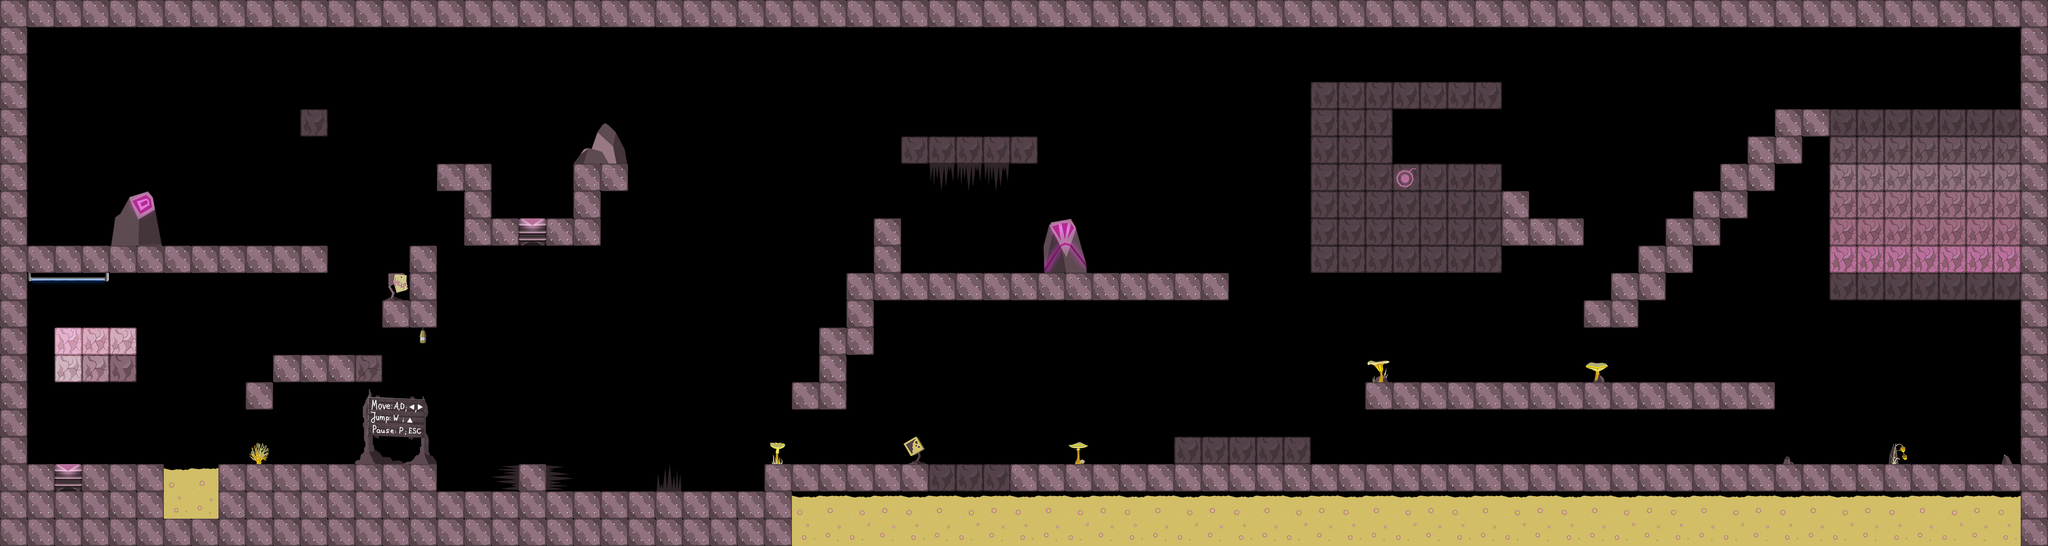

Rendered tile map (Tiled .tmx) drawn with the repository's tilesets; below, a short description and the map source with its tile grids summarised:
An orthogonal 75x20 tile map with 64x64 px tiles, 1 tile layer (Spielebene), 9 tilesets and 21 objects (6x Platform, 4x Rock, 3x Miner, 2x RockTrigger, 2x Enemy, ...).

<map version="1.0" orientation="orthogonal" renderorder="right-down" width="75" height="20" tilewidth="64" tileheight="64" nextobjectid="51">
 <properties>
  <property name="Background" value="Hintergrund1.png" />
 </properties>
 <tileset firstgid="1" source="tilesets/destructable_block.tsx" />
 <tileset firstgid="7" source="tilesets/rest.tsx" />
 <tileset firstgid="15" source="tilesets/deco.tsx" />
 <tileset firstgid="29" source="tilesets/lava.tsx" />
 <tileset firstgid="37" source="tilesets/zacken.tsx" />
 <tileset firstgid="40" source="tilesets/background_block.tsx" />
 <tileset firstgid="46" source="tilesets/bomb.tsx" />
 <tileset firstgid="48" source="tilesets/deco_gross.tsx" />
 <tileset firstgid="51" source="tilesets/TutorialSchild.tsx" />
 <layer name="Spielebene" width="75" height="20">
  <properties>
   <property name="Parallax" value="1.0" />
  </properties>
  <data>[1500 cells, 540 non-empty, 45 distinct tile ids]</data>
 </layer>
 <objectgroup name="Objektebene 1">
  <object id="21" name="LavaFountain" x="2688" y="576" width="64" height="64">
   <properties>
    <property name="Height" value="2.0" />
    <property name="Intervall" value="2.0" />
    <property name="IntervallOffset" value="2.0" />
    <property name="Length" value="2.0" />
   </properties>
  </object>
  <object id="22" name="Player" x="128" y="1024" width="64" height="64" />
  <object id="23" name="RockTrigger" x="2368" y="704" width="128" height="384">
   <properties>
    <property name="Id" value="1" />
    <property name="Name" value="RockTrigger" />
   </properties>
  </object>
  <object id="25" name="Rock" x="2048" y="768" width="64" height="64">
   <properties>
    <property name="Name" value="Rock" />
    <property name="TriggerId" value="1" />
   </properties>
  </object>
  <object id="26" name="Rock" x="2880" y="768" width="64" height="64">
   <properties>
    <property name="Name" value="Rock" />
    <property name="TriggerId" value="2" />
   </properties>
  </object>
  <object id="27" name="Rock" x="2752" y="768" width="64" height="64">
   <properties>
    <property name="Name" value="Rock" />
    <property name="TriggerId" value="1" />
   </properties>
  </object>
  <object id="29" name="RockTrigger" x="2560" y="704" width="128" height="384">
   <properties>
    <property name="Id" value="2" />
    <property name="Name" value="RockTrigger" />
   </properties>
  </object>
  <object id="30" name="Rock" x="3008" y="768" width="64" height="64">
   <properties>
    <property name="Name" value="Rock" />
    <property name="TriggerId" value="3" />
   </properties>
  </object>
  <object id="34" name="Miner" x="3520" y="384" width="63" height="61">
   <properties>
    <property name="Name" value="Miner" />
   </properties>
  </object>
  <object id="35" name="LevelEnd" x="1216" y="448" width="65" height="64">
   <properties>
    <property name="MinMiner" value="1" />
    <property name="Name" value="LevelEnd" />
   </properties>
  </object>
  <object id="37" name="PlayerSpawn" x="128" y="1024" width="63" height="61">
   <properties>
    <property name="Name" value="PlayerSpawn" />
   </properties>
  </object>
  <object id="38" name="Miner" x="4224" y="192" width="63" height="61">
   <properties>
    <property name="Name" value="Miner" />
   </properties>
  </object>
  <object id="39" name="Platform" x="896" y="256" width="64" height="64">
   <properties>
    <property name="Direction" value="left" />
    <property name="Distance" value="2.0" />
    <property name="Hitpoints" value="0" />
    <property name="Mode" value="always" />
    <property name="Name" value="Platform" />
    <property name="Speed" value="1.0" />
   </properties>
  </object>
  <object id="40" name="Platform" x="1472" y="384" width="64" height="64">
   <properties>
    <property name="Direction" value="up" />
    <property name="Distance" value="2.0" />
    <property name="Hitpoints" value="0" />
    <property name="Mode" value="always" />
    <property name="Name" value="Platform" />
    <property name="Speed" value="1.0" />
   </properties>
  </object>
  <object id="41" name="Enemy" x="128" y="512" width="64" height="62">
   <properties>
    <property name="Direction" value="right" />
    <property name="Name" value="Enemy" />
    <property name="Type" value="chameleon" />
   </properties>
  </object>
  <object id="42" name="Enemy" x="576" y="512" width="64" height="62">
   <properties>
    <property name="Direction" value="right" />
    <property name="Name" value="Enemy" />
    <property name="Type" value="dog" />
   </properties>
  </object>
  <object id="43" name="Platform" x="1536" y="384" width="64" height="64">
   <properties>
    <property name="Direction" value="up" />
    <property name="Distance" value="2.0" />
    <property name="Hitpoints" value="0" />
    <property name="Mode" value="always" />
    <property name="Name" value="Platform" />
    <property name="Speed" value="1.0" />
   </properties>
  </object>
  <object id="44" name="Platform" x="1600" y="384" width="64" height="64">
   <properties>
    <property name="Direction" value="up" />
    <property name="Distance" value="2.0" />
    <property name="Hitpoints" value="0" />
    <property name="Mode" value="always" />
    <property name="Name" value="Platform" />
    <property name="Speed" value="1.0" />
   </properties>
  </object>
  <object id="45" name="Platform" x="832" y="256" width="64" height="64">
   <properties>
    <property name="Direction" value="left" />
    <property name="Distance" value="2.0" />
    <property name="Hitpoints" value="0" />
    <property name="Mode" value="always" />
    <property name="Name" value="Platform" />
    <property name="Speed" value="1.0" />
   </properties>
  </object>
  <object id="46" name="Platform" x="768" y="256" width="64" height="64">
   <properties>
    <property name="Direction" value="left" />
    <property name="Distance" value="2.0" />
    <property name="Hitpoints" value="0" />
    <property name="Mode" value="always" />
    <property name="Name" value="Platform" />
    <property name="Speed" value="1.0" />
   </properties>
  </object>
  <object id="47" name="Miner" x="1088" y="320" width="63" height="61">
   <properties>
    <property name="Name" value="Miner" />
   </properties>
  </object>
 </objectgroup>
</map>
